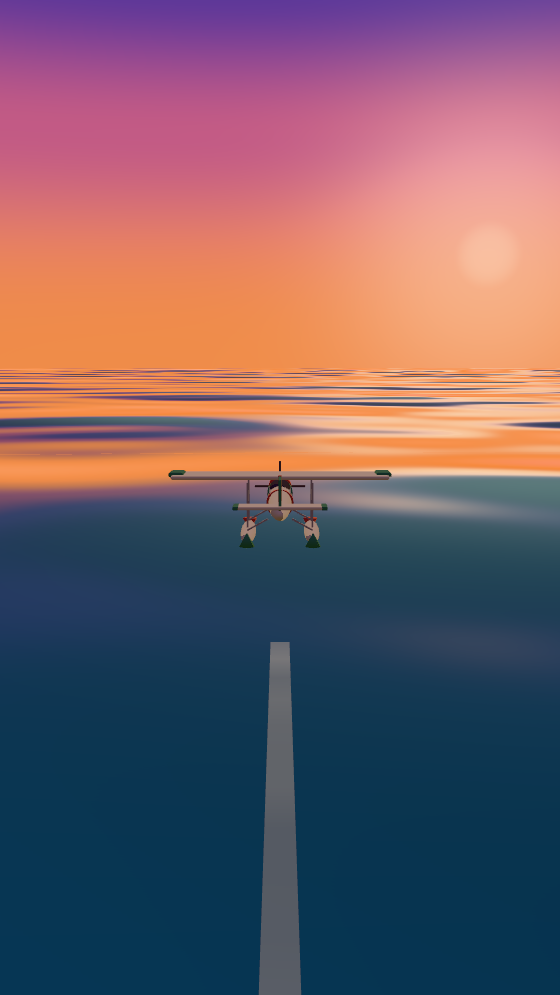
#> input picture artifacts/sea-review/916-H007-alt7.png, 560 x 995 px, given in place of H020-sea-off.png, which was not available
$ python audit3.py
#> lines starting #> are read from the running program, lines starting #| are printed output that depends on the picture; after the words box and inside, x2 and y2 are one past the last pixel; in counts of white or black regions, pixels touching at a corner belong together
import os
import numpy as np
from PIL import Image
HERE=os.path.abspath('artifacts/sea-review')
def load(n): return np.asarray(Image.open(os.path.join(HERE,n+'.png')).convert('RGB'),dtype=np.float32)
#> called with n = 'H020-sea-off'
def luma(a): return a[...,0]*0.2126+a[...,1]*0.7152+a[...,2]*0.0722
#> returned value: shape (995, 560) float32
def span(name, rows, thresh=110, x0=None, x1=None):
    a=load(name); y=luma(a); H,W=y.shape
#> after `H, W = y.shape`: H = 995; W = 560
    if x0 is None: x0,x1=0,W
    sub=y[rows[0]:rows[1], x0:x1]
    dark=(sub<thresh)
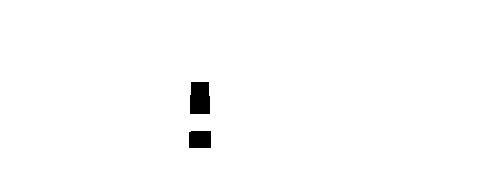
#> dark: shape (170, 480) bool; 98.8% white; 2 black regions, box (x1, y1, x2, y2) and area: (190, 82, 210, 114) 613, (189, 131, 211, 148) 372
    cols=np.where(dark.sum(axis=0)>=2)[0]
#> cols = 480 values from 0 to 479
    if not len(cols): return None
    return int(cols[-1]-cols[0]+1), int(sub.shape[1])
print('sea-off', span('H020-sea-off',(560,730),105,80,640))
for n,rows in [('916-H007-alt7',(360,440)),('916-H020-alt20',(360,440)),('916-H060-alt60',(360,440))]:
    print(n, span(n,rows,110))
#> call 2 of span, with name = '916-H007-alt7', rows = (360, 440), thresh = 110
#> in span (call 2), `dark=(sub<thresh)`:
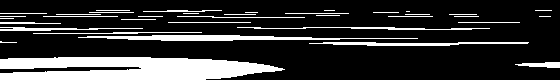
#> dark: shape (80, 560) bool; 20.1% white; 36 white regions (8 under 20 px), largest, box (x1, y1, x2, y2) and area: (0, 57, 285, 80) 5114, (78, 35, 418, 41) 1104, (309, 42, 529, 46) 552
#> in span (call 2), `cols=np.where(dark.sum(axis=0)>=2)[0]`: cols = 560 values from 0 to 559
#> pass 2 of the loop `for n,rows in [('916-H007-alt7',(360,440)),('916-H020-alt20',(360,440)..`:
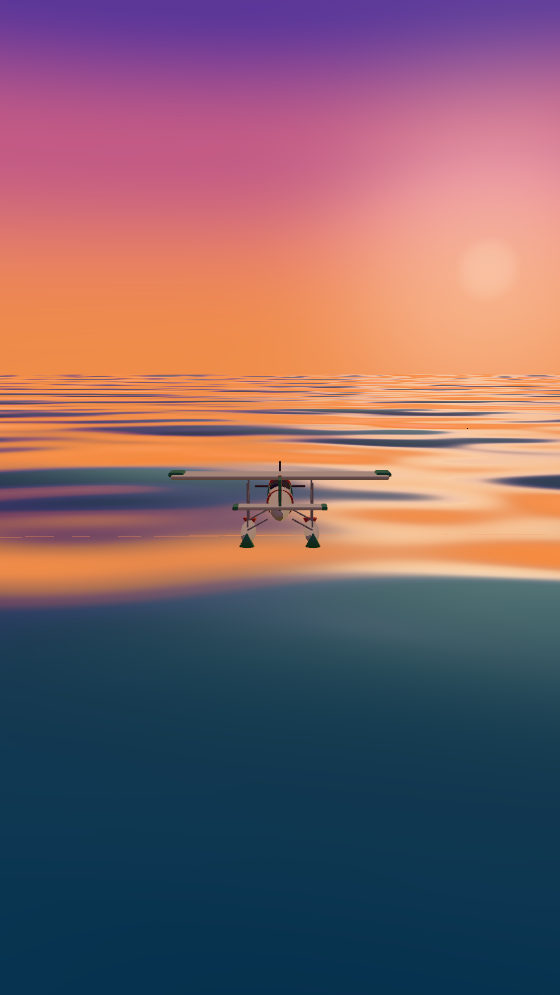
#> input picture artifacts/sea-review/916-H020-alt20.png, 560 x 995 px, found by its file name
#> in span (call 3), `sub=y[rows[0]:rows[1], x0:x1]`:
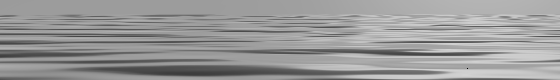
#> sub: shape (80, 560) float32; min 0, max 211.7, mean 153.5
#> in span (call 3), `dark=(sub<thresh)`:
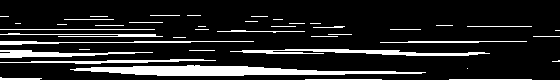
#> dark: shape (80, 560) bool; 13.8% white; 42 white regions (18 under 20 px), largest, box (x1, y1, x2, y2) and area: (70, 65, 426, 76) 2195, (230, 49, 490, 56) 850, (0, 50, 153, 58) 590
#> cols = 540 values from 0 to 559
#> pass 3 of the loop `for n,rows in [('916-H007-alt7',(360,440)),('916-H020-alt20',(360,440)..`:
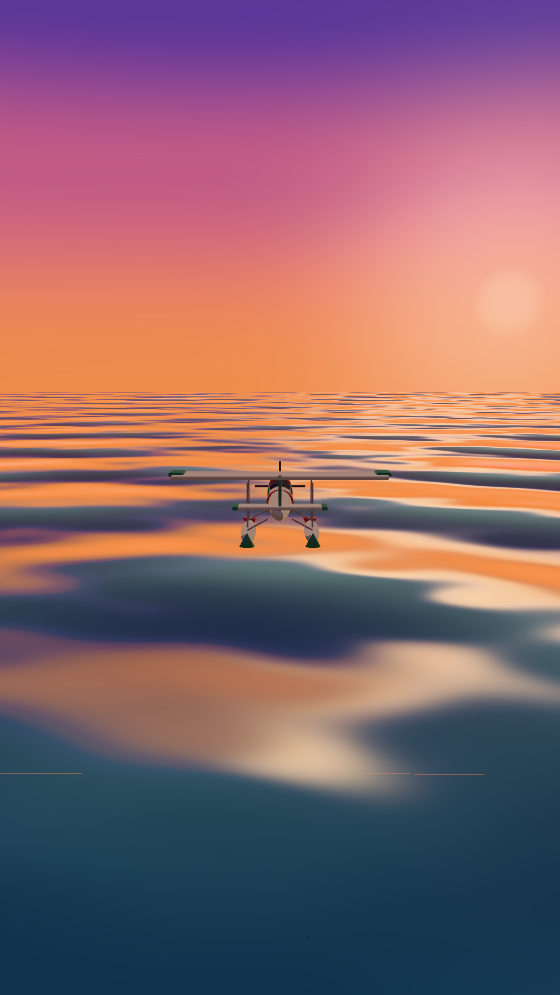
#> input picture artifacts/sea-review/916-H060-alt60.png, 560 x 995 px, found by its file name
#> in span (call 4), `sub=y[rows[0]:rows[1], x0:x1]`:
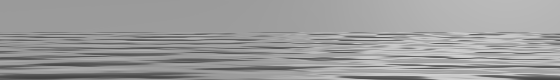
#> sub: shape (80, 560) float32; min 67.19, max 210.8, mean 156.7
#> in span (call 4), `dark=(sub<thresh)`:
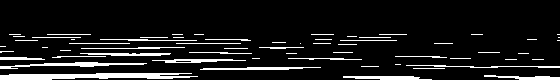
#> dark: shape (80, 560) bool; 9.7% white; 61 white regions (29 under 20 px), largest, box (x1, y1, x2, y2) and area: (0, 73, 198, 80) 976, (0, 62, 147, 69) 407, (343, 76, 432, 80) 264
#> cols = 560 values from 0 to 559
print('H240', span('H240-alt240',(560,760),105,80,640))
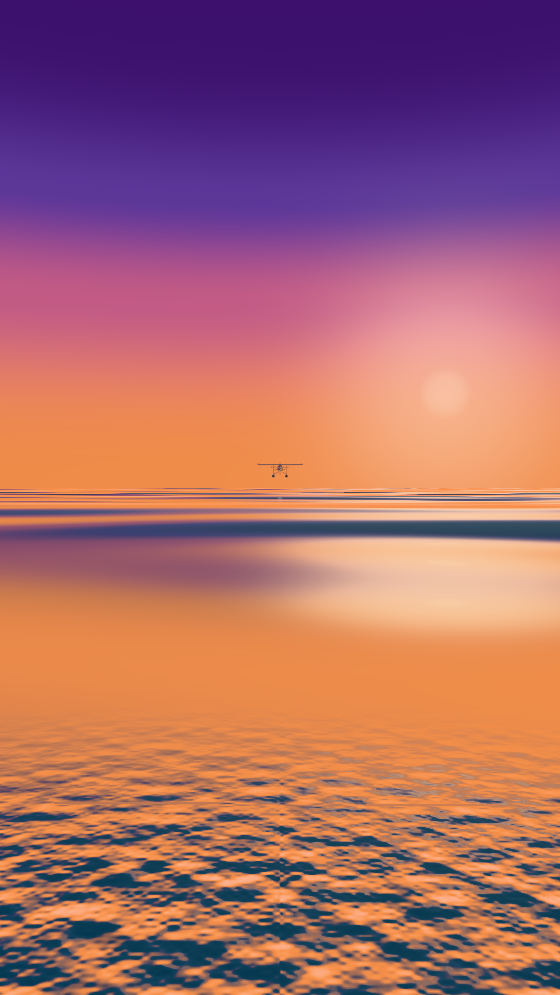
#> input picture artifacts/sea-review/916-H007-grazing.png, 560 x 995 px, given in place of H240-alt240.png, which was not available
#> in luma (call 5), `def luma(a): return a[...,0]*0.2126+a[...,1]*0.7152+a[...,2]*0.0722`:
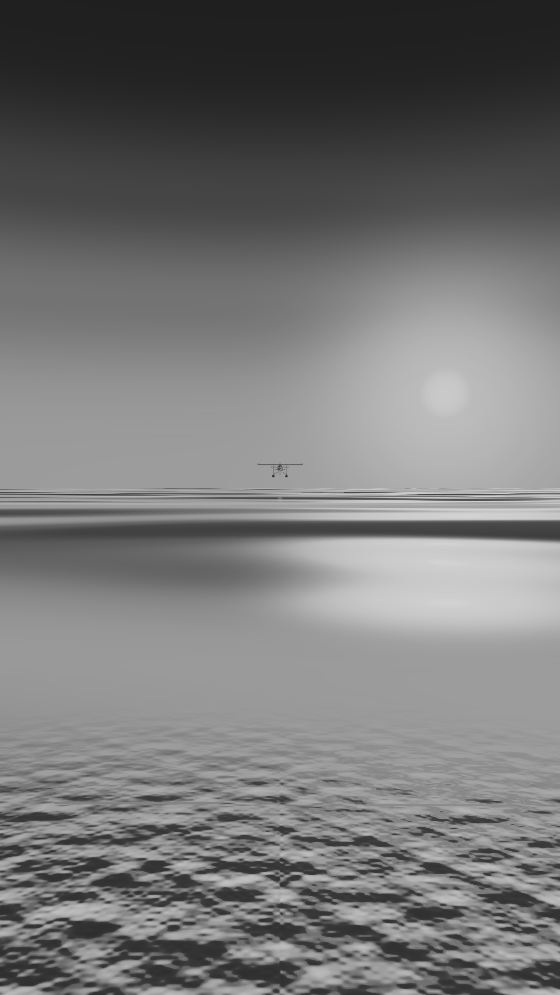
#> returned value: shape (995, 560) float32; min 32, max 211.8, mean 118.2
#> in span (call 5), `dark=(sub<thresh)`:
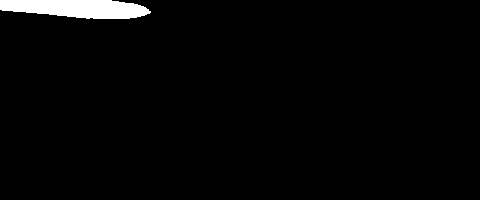
#> dark: shape (200, 480) bool; 2.3% white; 1 white region, box (x1, y1, x2, y2) and area: (0, 0, 151, 19) 2240
#> in span (call 5), `cols=np.where(dark.sum(axis=0)>=2)[0]`: cols = 151 values from 0 to 150
print('H060', span('H060-alt60',(540,720),100,80,640))
#> in span (call 6), `sub=y[rows[0]:rows[1], x0:x1]`:
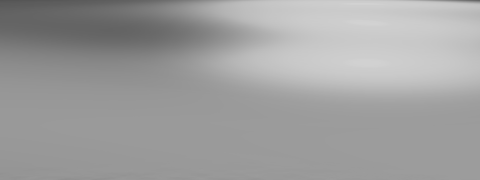
#> sub: shape (180, 480) float32; min 84.17, max 210.8, mean 159.3
#> in span (call 6), `dark=(sub<thresh)`:
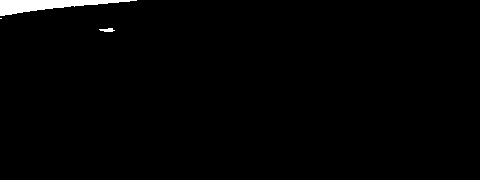
#> dark: shape (180, 480) bool; 1.2% white; 3 white regions (1 under 20 px), largest, box (x1, y1, x2, y2) and area: (0, 0, 137, 16) 1034, (99, 28, 115, 32) 43
#> in span (call 6), `cols=np.where(dark.sum(axis=0)>=2)[0]`: cols = 130 values from 0 to 129
